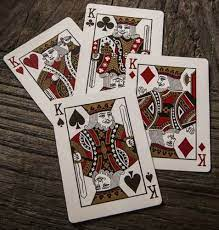
#> input picture cardimg.jpeg, 219 x 230 px
$ python -i cvproject1.py   (imports and definitions only)
#> lines starting #> are read from the running program, lines starting #| are printed output that depends on the picture; after the words box and inside, x2 and y2 are one past the last pixel; in counts of white or black regions, pixels touching at a corner belong together
import cv2
import numpy as np
frameWidth = 640
frameHeight = 480
# [4 lines not run here, left out]

myColors = [[5,107,0,19,255,255],
            [133,56,0,159,156,255],
            [57,76,0,100,255,255],
            [90,48,0,118,255,255]]
myColorValues = [[51,153,255],          ## BGR
                [255,0,255],
                [0,255,0],
                [255,0,0]]

myPoints =  []  ## [x , y , colorId ]

def findColor(img,myColors,myColorValues):
    imgHSV = cv2.cvtColor(img, cv2.COLOR_BGR2HSV)
    count = 0
    newPoints=[]
    for color in myColors:
        lower = np.array(color[0:3])
        upper = np.array(color[3:6])
        mask = cv2.inRange(imgHSV,lower,upper)
        x,y=getContours(mask)
        cv2.circle(imgResult,(x,y),15,myColorValues[count],cv2.FILLED)
        if x!=0 and y!=0:
            newPoints.append([x,y,count])
        count +=1
        #cv2.imshow(str(color[0]),mask)
    return newPoints

def getContours(img):
    contours,hierarchy = cv2.findContours(img,cv2.RETR_EXTERNAL,cv2.CHAIN_APPROX_NONE)
    x,y,w,h = 0,0,0,0
    for cnt in contours:
        area = cv2.contourArea(cnt)
        if area>500:
            #cv2.drawContours(imgResult, cnt, -1, (255, 0, 0), 3)
            peri = cv2.arcLength(cnt,True)
            approx = cv2.approxPolyDP(cnt,0.02*peri,True)
            x, y, w, h = cv2.boundingRect(approx)
    return x+w//2,y

def drawOnCanvas(myPoints,myColorValues):
    for point in myPoints:
        cv2.circle(imgResult, (point[0], point[1]), 10, myColorValues[point[2]], cv2.FILLED)


# [14 lines not run here, left out]

>>> import cv2
>>> picture = cv2.imread('cardimg.jpeg', cv2.IMREAD_GRAYSCALE)
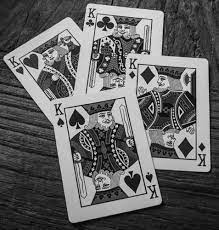
#> picture: shape (230, 219); min 0, max 250, mean 100.1
>>> result = getContours(picture)
#> in getContours, `contours,hierarchy = cv2.findContours(img,cv2.RETR_EXTERNAL,cv2.CHAIN_..`: contours = 1 contour; box (x1, y1, x2, y2) and area: (0, 0, 219, 230) 49921
#> the loop in getContours, `for cnt in contours:` made 1 pass
#> (area, peri, approx, x, y, w, h) on pass 1: (49921, 894.8, [[0, 0], [0, 229], [218, 229], [218, 0]], 0, 0, 219, 230)
#> result = (109, 0)

$ run again, on family.jpeg
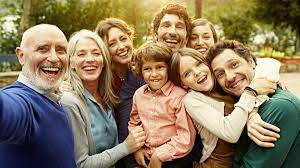
#> input picture family.jpeg, 300 x 168 px
#> `picture = cv2.imread('cardimg.jpeg', cv2.IMREAD_GRAYSCALE)`:
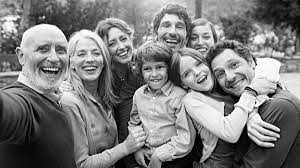
#> picture: shape (168, 300); min 0, max 255, mean 124.2
#> contours = 1 contour; box (x1, y1, x2, y2) and area: (0, 0, 300, 168) 49917
#> the loop in getContours, `for cnt in contours:` made 1 pass
#> (area, peri, approx, x, y, w, h) on pass 1: (49917, 943.5, [[0, 0], [0, 167], [299, 167], [299, 0]], 0, 0, 300, 168)
#> result = (150, 0)
